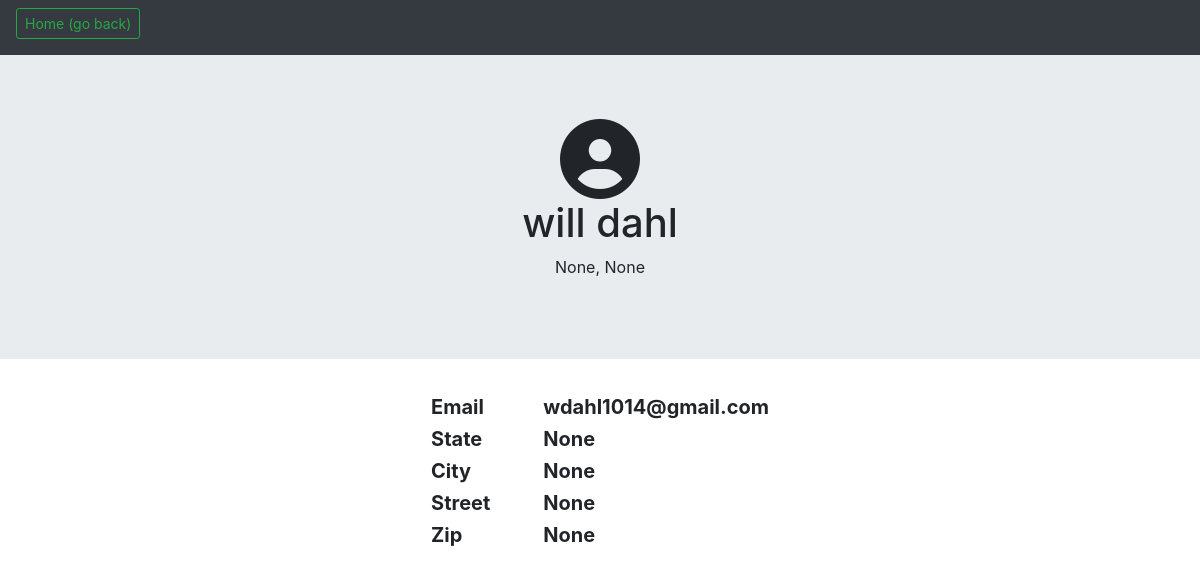
Page /RateMyServices/general_profile/5/ on the committed database.
### accounts/models.py (models this page shows, shortened)
class User(AbstractBaseUser):
    email   = models.EmailField(max_length=255,unique=True)
    active  = models.BooleanField(default=True)
    staff   = models.BooleanField(default=False) # a admin user; non super-user
    admin   = models.BooleanField(default=False) # a superuser
    first_name  = models.CharField(max_length=30,null=True,blank=False)
    last_name   = models.CharField(max_length=30,null=True,blank=False)
    professional = models.BooleanField(default=False)
    state       = models.CharField(max_length=30,null=True,blank=False)
    city        = models.CharField(max_length=30,null=True,blank=False)
    zips        = models.CharField(max_length=5,null=True,blank=False)
    street      = models.CharField(max_length=100,null=True,blank=False)
    phone       = models.CharField(max_length=12,null=True,blank=False)
    USERNAME_FIELD = 'email'
    REQUIRED_FIELDS = ['first_name','last_name'] # Email & Password are required by default.
    objects = UserManager()

### RateMyServices/views.py (the view)
# urls.py: path('general_profile/<int:generaluser_id>/', views.general_profile, name='general_profile'),
def general_profile(request, generaluser_id, editable=False):
	gUser = get_object_or_404(User, id=generaluser_id)
	context = {
		'gUser': gUser,
		'editable': editable,
	}
	return render(request, 'RateMyServices/general_profile.html', context)

### RateMyServices/templates/RateMyServices/general_profile.html (shortened to what this page needs)
<!DOCTYPE html>
<html>
	<head>
		{% load static %}
		<link rel="stylesheet" href="https://stackpath.bootstrapcdn.com/bootstrap/4.3.1/css/bootstrap.min.css">
		<link rel="stylesheet" href="path/to/font-awesome/css/font-awesome.min.css">
        <link rel="stylesheet" type="text/css" href="{% static 'RateMyServices/css/style.css' %}">
		<link rel="stylesheet" type="text/css" href="{% static 'RateMyServices/css/general_profile.css' %}">
	</head>
	<body>
		<div class="navbar navbar-expand-md navbar-dark bg-dark sticky-top">
			<h6><a href="/" class="btn btn-outline-success btn-sm text-docration-none">Home (go back)</a></h6>
		</div>
		<div class="jumbotron jumbotron-fluid text-center">
			<div>
				<i class="fa fa-user-circle fa-5x"></i>
			</div>
			<h1>{{ gUser.first_name }} {{ gUser.last_name }}</h1>
			<p>{{ gUser.city }}, {{ gUser.state }}</p>
		</div>
		<div style="align-content: center">
			<table cellspacing="20" align="center" style="font-size: 20px">
				<tr style="padding: 30px">
				  <th>Email</th>
				  <th>{{ gUser.email }}</th>
				</tr>
				<tr style="padding: 30px">
					<th style="padding-right: 60px">State</th>
					<th>{{ gUser.state }}</th>
				</tr>
				<tr style="padding: 30px">
					<th>City</th>
					<th>{{ gUser.city }}</th>
				</tr>
				<tr style="padding: 30px">
					<th>Street</th>
					<th>{{ gUser.street }}</th>
				</tr>
				<tr style="padding: 30px">
						<th>Zip</th>
						<th>{{ gUser.zips }}</th>
				</tr>
			</table>
		</div>
	</body>
</html>

### RateMyServices/static/RateMyServices/css/style.css (style rules this page uses)
body { background: white url("images/background.gif") no-repeat; }

### rows in the picture
User: first_name "will", last_name "dahl", city "None", state "None", email "wdahl1014@gmail.com", street "None", zips "None"
